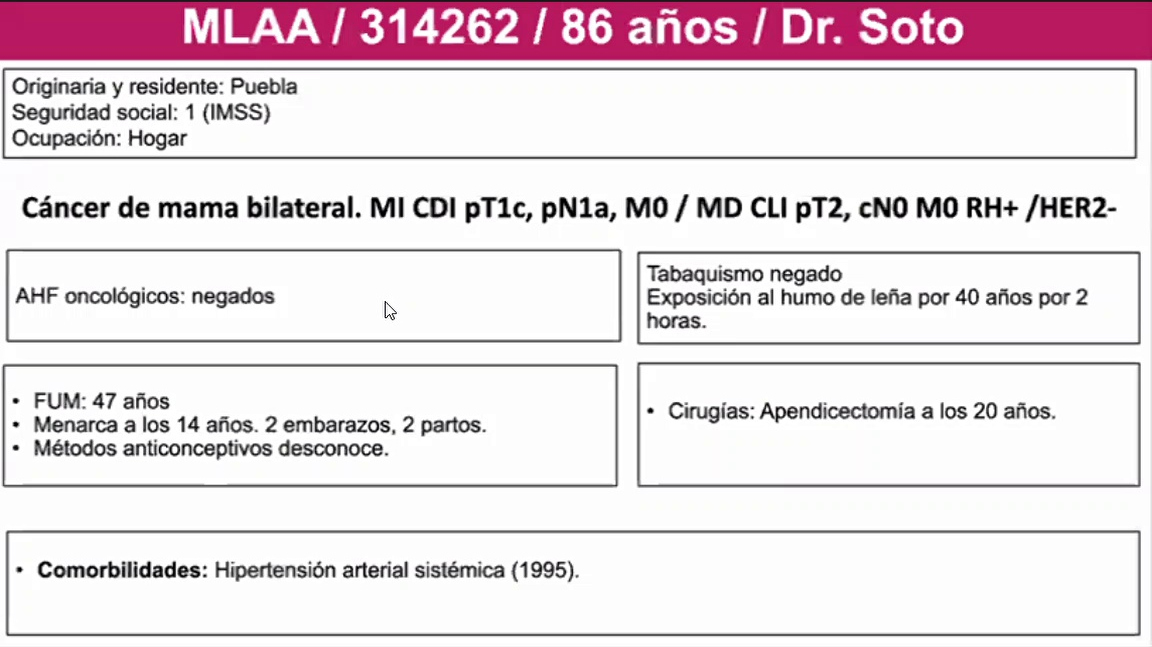
#> input picture OCR_erik/frame0.jpg, 1152 x 647 px, found by its file name
$ python OCR_Borders_alterado.py
#> lines starting #> are read from the running program, lines starting #| are printed output that depends on the picture; after the words box and inside, x2 and y2 are one past the last pixel; in counts of white or black regions, pixels touching at a corner belong together
import pytesseract as tess
from PIL import Image, ImageEnhance, ImageFilter
import cv2
import numpy as np

# Configuramos la ruta de Tesseract
tess.pytesseract.tesseract_cmd = r'C:\Program Files\Tesseract-OCR\tesseract.exe'

# Crear archivo txt
my_file = open('D:\DOCUMENTOS\VirtualEnvPy\dataScience\source\Servicio\OCR_erik\ExtraccionTexto\TextoExtraido2.txt', 'w', encoding='utf-8')

# Leer la imagen con OpenCV
image = cv2.imread(r'D:\DOCUMENTOS\VirtualEnvPy\dataScience\source\Servicio\OCR_erik\ExtraccionImagenes\cuadros\Zoom Reunion 2023-08-29 07-46-55\frame0.jpg')
#> image is the input picture: shape (647, 1152, 3); mean B, G, R 224.7, 219.2, 231.3
titulo = image[180: 237, 0: 1330]
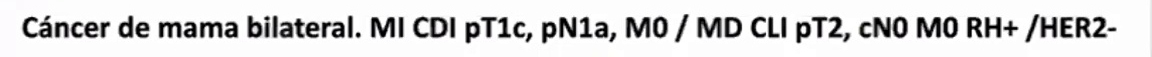
#> titulo: shape (57, 1152, 3); mean B, G, R 217.4, 217.1, 217.2
cv2.imwrite(r'D:\DOCUMENTOS\VirtualEnvPy\dataScience\source\Servicio\OCR_erik\ExtraccionTexto\tituloimagen.png', titulo)

# Recortar la región de interés
x, y, w, h = 2, 237, 1230, 650  # Coordenadas y dimensiones del recorte quitando lo de zoom
recorte = image[y:y + h, x:x + w]
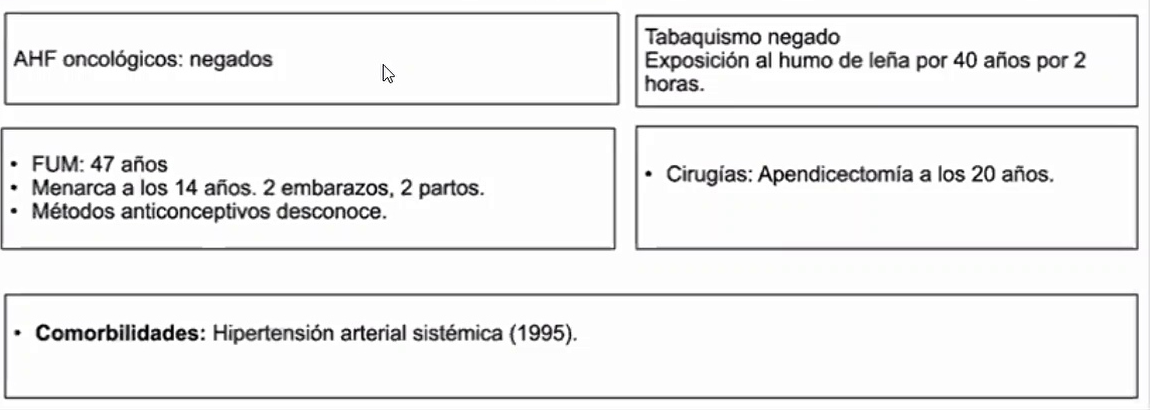
#> recorte: shape (410, 1150, 3); mean B, G, R 237.7, 237.6, 237.6
cv2.imwrite(r'D:\DOCUMENTOS\VirtualEnvPy\dataScience\source\Servicio\OCR_erik\ExtraccionTexto\recorteimagen.png', recorte)

# Escalar la imagen recortada
escala = 1.1  # Escalar al 110% de tamaño
width = int(recorte.shape[1] * escala)
#> width = 1265
height = int(recorte.shape[0] * escala)
#> height = 451
recorte = cv2.resize(recorte, (width, height), interpolation=cv2.INTER_CUBIC)
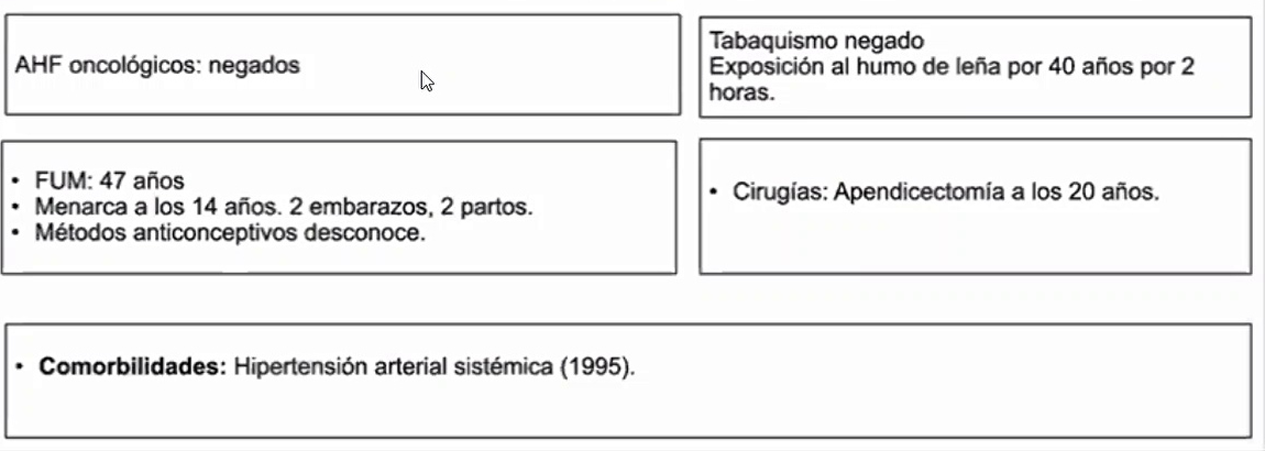
#> recorte: shape (451, 1265, 3); mean B, G, R 237.6, 237.5, 237.5

# Escalar el titulo recortado
escala = 1  # Escalar al 110% de tamaño
width = int(titulo.shape[1] * escala)
#> width = 1152
height = int(titulo.shape[0] * escala)
#> height = 57
titulo = cv2.resize(titulo, (width, height), interpolation=cv2.INTER_CUBIC)

# Conversión a escala de grises
gray = cv2.cvtColor(recorte, cv2.COLOR_BGR2GRAY)

# Solo para el ID (Título)
gris = cv2.cvtColor(titulo, cv2.COLOR_BGR2GRAY)
threshold_img = cv2.threshold(gris, 0, 255, cv2.THRESH_BINARY + cv2.THRESH_OTSU) [1]
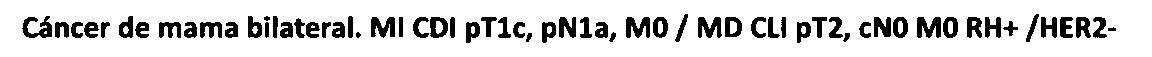
#> threshold_img: shape (57, 1152); 84.3% white; 63 black regions, largest, box (x1, y1, x2, y2) and area: (917, 17, 941, 38) 354, (626, 17, 650, 38) 344, (22, 16, 52, 38) 341
gris = cv2.GaussianBlur(gris, (5, 5), 0)
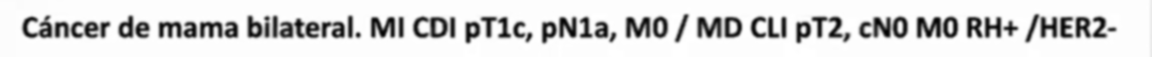
#> gris: shape (57, 1152); min 1, max 255, mean 217.2
#> (the run stopped early here; a loop or call above may not have finished)

$ run again, with OCR_erik/prueba.jpg copied over OCR_erik/frame0.jpg
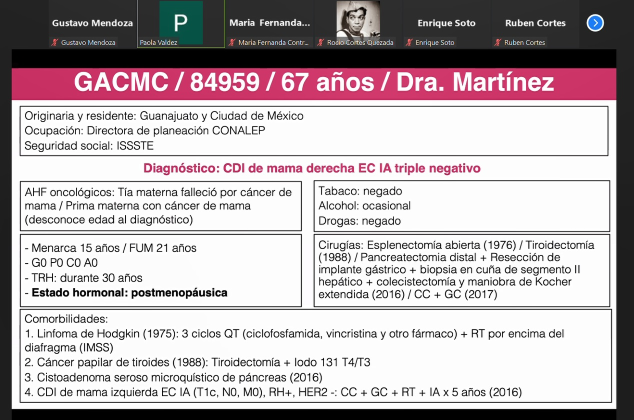
#> input picture OCR_erik/prueba.jpg, 1267 x 839 px, found by its file name (shown at 1/2 size)
#> image is the input picture: shape (839, 1267, 3); mean B, G, R 179.4, 176.3, 185.3
#> `threshold_img = cv2.threshold(gris, 0, 255, cv2.THRESH_BINARY + cv2.TH..`:
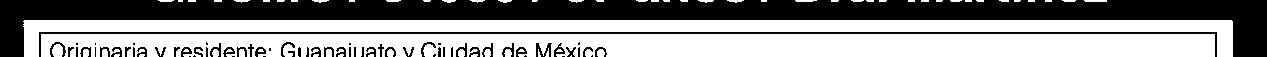
#> threshold_img: shape (57, 1267); 56.7% white; 67 black regions (21 under 20 px), largest, box (x1, y1, x2, y2) and area: (0, 0, 1267, 57) 26652, (39, 32, 1217, 57) 2448, (536, 43, 552, 57) 111
#> `gris = cv2.GaussianBlur(gris, (5, 5), 0)`:
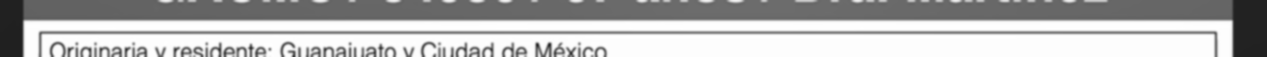
#> gris: shape (57, 1267); min 31, max 255, mean 179.8

$ run again, with OCR_erik/pruebaNueva.jpg copied over OCR_erik/frame0.jpg
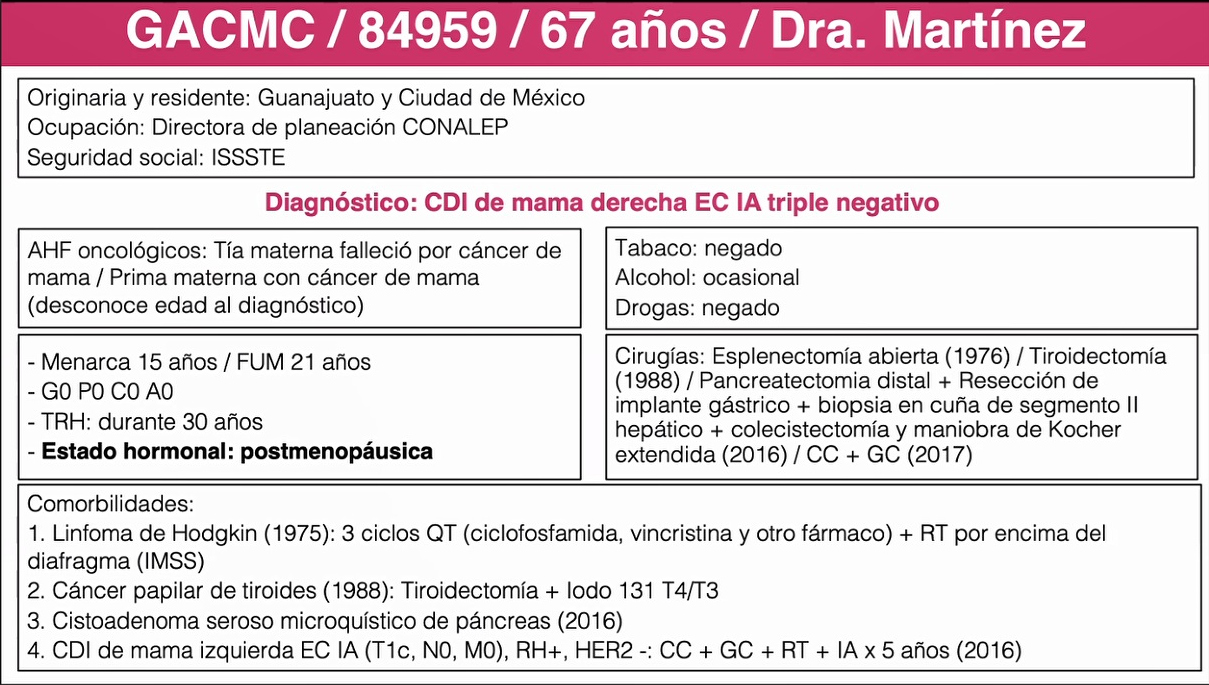
#> input picture OCR_erik/pruebaNueva.jpg, 1209 x 685 px, found by its file name
#> image is the input picture: shape (685, 1209, 3); mean B, G, R 219.4, 215.2, 227.4
#> `recorte = cv2.resize(recorte, (width, height), interpolation=cv2.INTER..`:
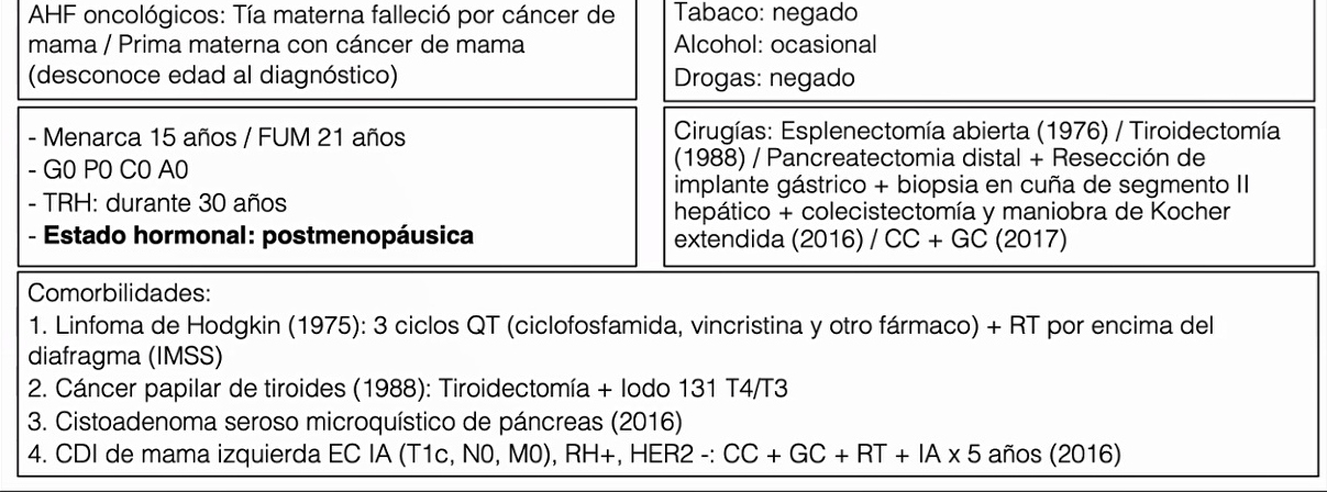
#> recorte: shape (492, 1327, 3); mean B, G, R 227.3, 227.3, 227.3
#> threshold_img: shape (57, 1209); 88.4% white; 55 black regions (7 under 20 px), largest, box (x1, y1, x2, y2) and area: (605, 46, 1199, 57) 1232, (18, 48, 582, 57) 1155, (266, 12, 282, 31) 192
#> `gris = cv2.GaussianBlur(gris, (5, 5), 0)`:
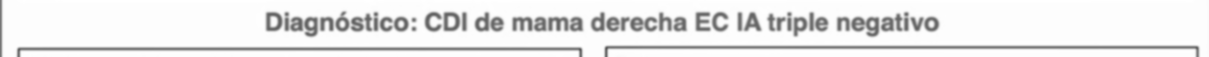
#> gris: shape (57, 1209); min 90, max 255, mean 232.7
